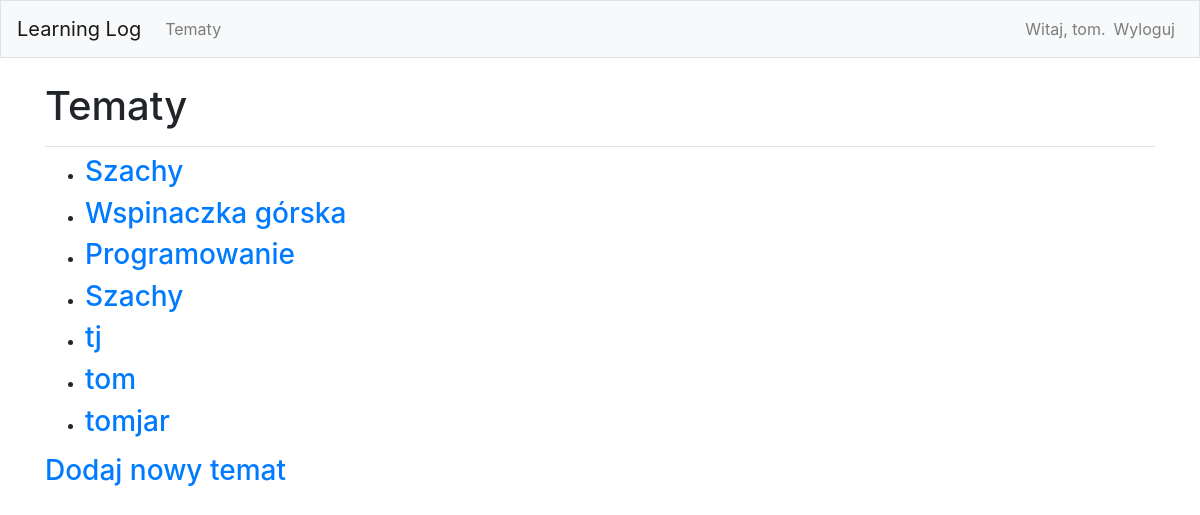
The page /topics/ (signed in) on the database its author committed.
### learning_logs/models.py (models this page shows)
class Topic(models.Model):
    text = models.CharField(max_length=200)
    date_added = models.DateTimeField(auto_now_add=True)
    owner = models.ForeignKey(User, on_delete=models.CASCADE)
    def __str__(self):
        return self.text

### learning_logs/views.py (the view)
# urls.py: path('topics/', views.topics, name = 'topics'),
def topics(request):
    topics = Topic.objects.order_by('date_added')
    context = {'topics' : topics}
    return render(request, 'learning_logs/topics.html', context)

### learning_logs/templates/learning_logs/topics.html
{% extends 'learning_logs/base.html' %}
{% block page_header %}
    <h1> Tematy </h1>
{% endblock page_header %}
{% block content %}
    <ul>
        {% for topic in topics %}
            <li><h3>
                <a href="{% url 'learning_logs:topic' topic.id %}"> {{ topic }}</a>
            </h3></li>
        {% empty %}
            <li><h3> Nie został jeszcze dodany żaden temat.</h3></li>
        {% endfor %}
    </ul>
    <h3><a href =" {% url 'learning_logs:new_topic' %}"> Dodaj nowy temat</h3>
{% endblock content %}

### learning_logs/templates/learning_logs/base.html (shortened to what this page needs)
{% load bootstrap4 %}
<!doctype html>
<html lang="pl">
    <head>
        {% bootstrap_css %}
    </head>
    <body>
        <nav class="navbar navbar-expand-md navbar-light bg-light mb-4 border">
            <a class="navbar-brand" href ="{% url 'learning_logs:index'%}" >
                Learning Log</a>
        <div class="collapse navbar-collapse" id="navbarCollapse">
            <ul class="navbar-nav mr-auto">
                <li class="nav-item">
                    <a class="nav-link" href="{% url 'learning_logs:topics' %}">
                        Tematy</a></li>
            </ul>
            <ul class="navbar-nav ml-auto">
                {% if user.is_authenticated %}
                    <li class="nav-item">
                        <span class="navbar-text"> Witaj, {{ user.username }}.</span>
                    </li>
                    <li class="nav-item">
                        <a class="nav-link" href=" {% url 'users:logout' %}"> Wyloguj</a>
                    </li>
                {% endif %}
            </ul>
        </div>
    </nav>
    <main role="main" class="container">
        <div class="pb-2 mb-2 border-bottom">
            {% block page_header %} {% endblock page_header %}
        </div>
        <div>
            {% block content %} {% endblock content %}
        </div>
    </main>
</body>
</html>

### rows shown on the page
Topic: text "Szachy"
Topic: text "Wspinaczka górska"
Topic: text "Programowanie"
Topic: text "Szachy"
Topic: text "tj"
Topic: text "tom"
Topic: text "tomjar"

### other values the page prints
{{ user.username }} "tom"
